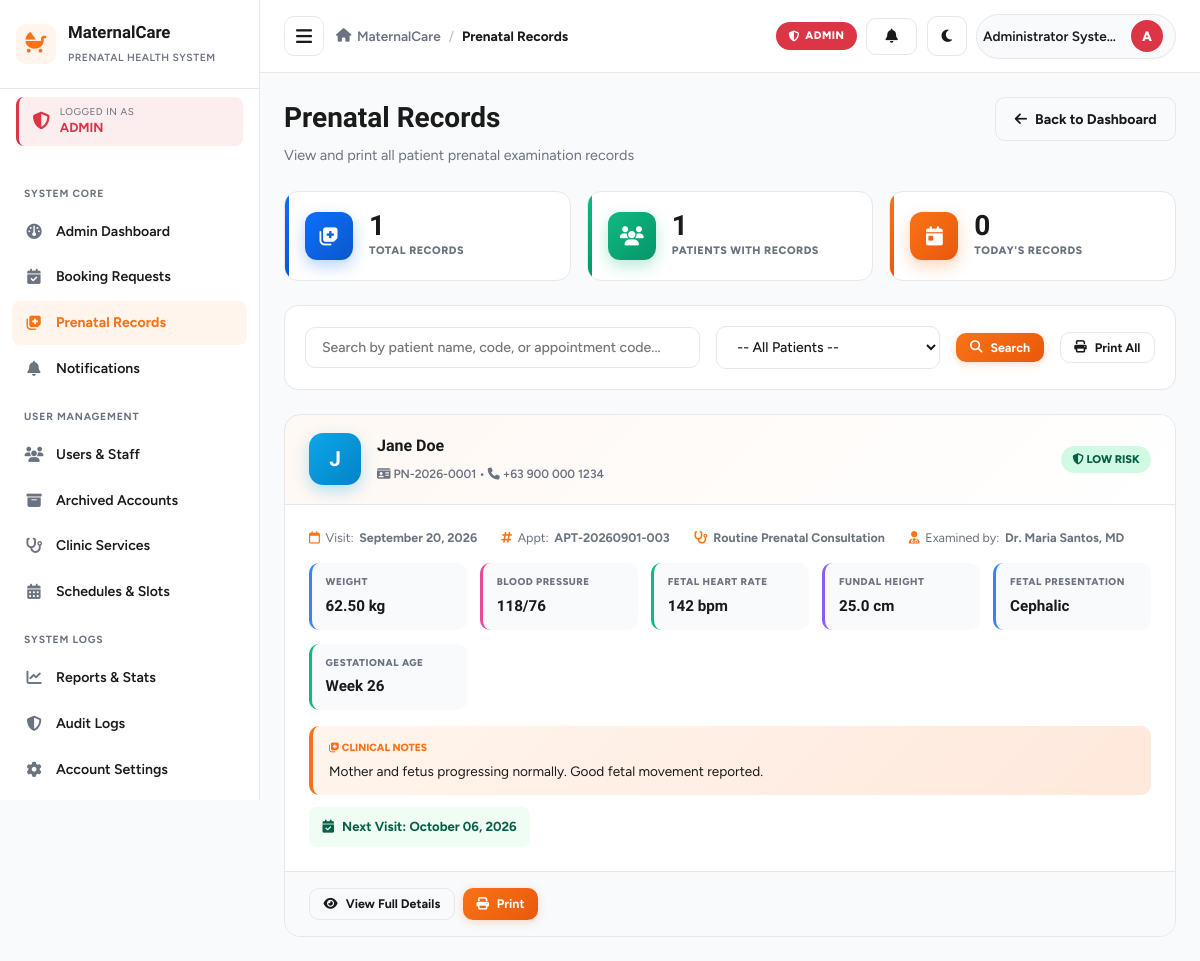
The page /admin/prenatal_records.php (signed in) on the database its author committed.
### tables this page shows
CREATE TABLE IF NOT EXISTS `prenatal_records` (
    `id` INT AUTO_INCREMENT PRIMARY KEY,
    `patient_id` INT NOT NULL,
    `appointment_id` INT DEFAULT NULL,
    `healthcare_worker_id` INT NOT NULL,
    `visit_date` DATE NOT NULL,
    `gestational_age_weeks` INT NOT NULL DEFAULT 4,
    `weight_kg` DECIMAL(5,2) DEFAULT NULL,
    `systolic_bp` INT DEFAULT NULL,
    `diastolic_bp` INT DEFAULT NULL,
    `fundal_height_cm` DECIMAL(4,1) DEFAULT NULL,
    `fetal_heart_rate` INT DEFAULT NULL,
    `fetal_presentation` VARCHAR(50) DEFAULT 'Cephalic',
    `edema` ENUM('none', 'mild', 'moderate', 'severe') DEFAULT 'none',
    `urine_protein` VARCHAR(20) DEFAULT 'Negative',
    `urine_sugar` VARCHAR(20) DEFAULT 'Negative',
    `hemoglobin_level` DECIMAL(4,1) DEFAULT NULL,
    `vitamins_prescribed` TEXT DEFAULT NULL,
    `iron_folic_given` VARCHAR(255) DEFAULT NULL,
    `tetanus_vaccine_given` VARCHAR(100) DEFAULT NULL,
    `risk_assessment` ENUM('low_risk', 'moderate_risk', 'high_risk') DEFAULT 'low_risk',
    `clinical_notes` TEXT DEFAULT NULL,
    `next_visit_date` DATE DEFAULT NULL,
    `created_at` TIMESTAMP DEFAULT CURRENT_TIMESTAMP,
    FOREIGN KEY (`patient_id`) REFERENCES `patients`(`id`) ON DELETE CASCADE,
    FOREIGN KEY (`appointment_id`) REFERENCES `appointments`(`id`) ON DELETE SET NULL,
    FOREIGN KEY (`healthcare_worker_id`) REFERENCES `users`(`id`) ON DELETE RESTRICT
);

CREATE TABLE IF NOT EXISTS `users` (
    `id` INT AUTO_INCREMENT PRIMARY KEY,
    `username` VARCHAR(50) NOT NULL UNIQUE,
    `email` VARCHAR(100) NOT NULL UNIQUE,
    `password` VARCHAR(255) NOT NULL,
    `role` ENUM('patient', 'healthcare_worker', 'admin') NOT NULL DEFAULT 'patient',
    `full_name` VARCHAR(100) NOT NULL,
    `phone` VARCHAR(20) DEFAULT NULL,
    `status` ENUM('active', 'inactive', 'archived') NOT NULL DEFAULT 'active',
    `address` TEXT DEFAULT NULL,
    `avatar` VARCHAR(255) DEFAULT NULL,
    `room` VARCHAR(100) DEFAULT NULL,
    `deleted_at` TIMESTAMP NULL DEFAULT NULL,
    `created_at` TIMESTAMP DEFAULT CURRENT_TIMESTAMP,
    `updated_at` TIMESTAMP DEFAULT CURRENT_TIMESTAMP ON UPDATE CURRENT_TIMESTAMP
);

CREATE TABLE IF NOT EXISTS `patients` (
    `id` INT AUTO_INCREMENT PRIMARY KEY,
    `user_id` INT NOT NULL,
    `patient_code` VARCHAR(20) NOT NULL UNIQUE,
    `dob` DATE DEFAULT NULL,
    `address` TEXT DEFAULT NULL,
    `blood_type` VARCHAR(5) DEFAULT 'A+',
    `emergency_contact_name` VARCHAR(100) DEFAULT NULL,
    `emergency_contact_phone` VARCHAR(20) DEFAULT NULL,
    `lmp` DATE DEFAULT NULL,
    `edd` DATE DEFAULT NULL,
    `gravida` INT DEFAULT 1,
    `para` INT DEFAULT 0,
    `abortus` INT DEFAULT 0,
    `medical_history` TEXT DEFAULT NULL,
    `created_at` TIMESTAMP DEFAULT CURRENT_TIMESTAMP,
    FOREIGN KEY (`user_id`) REFERENCES `users`(`id`) ON DELETE CASCADE
);

CREATE TABLE IF NOT EXISTS `appointments` (
    `id` INT AUTO_INCREMENT PRIMARY KEY,
    `appointment_code` VARCHAR(20) NOT NULL UNIQUE,
    `patient_id` INT NOT NULL,
    `service_id` INT NOT NULL,
    `healthcare_worker_id` INT DEFAULT NULL,
    `appointment_date` DATE NOT NULL,
    `appointment_time` TIME NOT NULL,
    `status` ENUM('pending', 'confirmed', 'completed', 'cancelled', 'missed') NOT NULL DEFAULT 'pending',
    `notes` TEXT DEFAULT NULL,
    `room` VARCHAR(100) DEFAULT NULL,
    `worker_notified` TINYINT(1) NOT NULL DEFAULT 0,
    `worker_confirmed_at` DATETIME DEFAULT NULL,
    `created_at` TIMESTAMP DEFAULT CURRENT_TIMESTAMP,
    `updated_at` TIMESTAMP DEFAULT CURRENT_TIMESTAMP ON UPDATE CURRENT_TIMESTAMP,
    INDEX `idx_appt_date_service` (`appointment_date`, `service_id`, `status`),
    FOREIGN KEY (`patient_id`) REFERENCES `patients`(`id`) ON DELETE CASCADE,
    FOREIGN KEY (`service_id`) REFERENCES `services`(`id`) ON DELETE RESTRICT,
    FOREIGN KEY (`healthcare_worker_id`) REFERENCES `users`(`id`) ON DELETE SET NULL
);

CREATE TABLE IF NOT EXISTS `services` (
    `id` INT AUTO_INCREMENT PRIMARY KEY,
    `service_name` VARCHAR(100) NOT NULL,
    `description` TEXT DEFAULT NULL,
    `duration_minutes` INT NOT NULL DEFAULT 30,
    `max_daily_slots` INT NOT NULL DEFAULT 15,
    `form_fields` LONGTEXT DEFAULT NULL,
    `updated_at` TIMESTAMP NULL DEFAULT NULL,
    `is_active` TINYINT(1) NOT NULL DEFAULT 1,
    `created_at` TIMESTAMP DEFAULT CURRENT_TIMESTAMP
);

### admin/prenatal_records.php (the view, shortened to what this page needs)
<?php
$searchQuery = trim($_GET['search'] ?? '');
try {
    $db = getDB();
    $sql = "
        SELECT pr.*,
               p.patient_code,
               u.full_name as patient_name,
               u.phone as patient_phone,
               u.email as patient_email,
               hw.full_name as examiner_name,
               a.appointment_code,
               s.service_name
        FROM prenatal_records pr
        LEFT JOIN patients p ON pr.patient_id = p.id
        LEFT JOIN users u ON p.user_id = u.id
        LEFT JOIN users hw ON pr.healthcare_worker_id = hw.id
        LEFT JOIN appointments a ON pr.appointment_id = a.id
        LEFT JOIN services s ON a.service_id = s.id
        WHERE 1=1
    ";
    $params = [];
    $sql .= " ORDER BY pr.visit_date DESC, pr.created_at DESC";
    $stmt = $db->prepare($sql);
    $stmt->execute($params);
    $records = $stmt->fetchAll();
    $stmt = $db->query("SELECT COUNT(*) FROM prenatal_records");
    $totalRecords = (int)$stmt->fetchColumn();
    $stmt = $db->query("SELECT COUNT(DISTINCT patient_id) FROM prenatal_records");
    $totalPatients = (int)$stmt->fetchColumn();
    $stmt = $db->query("SELECT COUNT(*) FROM prenatal_records WHERE visit_date = CURDATE()");
    $todayRecords = (int)$stmt->fetchColumn();
} catch (Exception $e) {
    die("Error loading prenatal records: " . $e->getMessage());
}
include __DIR__ . '/../includes/header.php';
?>
<div class="page-header">
    <div class="page-title">
        <h1>Prenatal Records</h1>
        <p>View and print all patient prenatal examination records</p>
    </div>
    <div>
        <a href="dashboard.php" class="btn btn-outline">
            <i class="fa-solid fa-arrow-left"></i> Back to Dashboard
        </a>
    </div>
</div>
<div class="admin-stats-grid">
    <div class="admin-stat-card blue">
        <div class="admin-stat-icon"><i class="fa-solid fa-notes-medical"></i></div>
        <div>
            <div class="admin-stat-value"><?php echo $totalRecords; ?></div>
            <div class="admin-stat-label">Total Records</div>
        </div>
    </div>
    <div class="admin-stat-card green">
        <div class="admin-stat-icon"><i class="fa-solid fa-users"></i></div>
        <div>
            <div class="admin-stat-value"><?php echo $totalPatients; ?></div>
            <div class="admin-stat-label">Patients with Records</div>
        </div>
    </div>
    <div class="admin-stat-card orange">
        <div class="admin-stat-icon"><i class="fa-solid fa-calendar-day"></i></div>
        <div>
            <div class="admin-stat-value"><?php echo $todayRecords; ?></div>
            <div class="admin-stat-label">Today's Records</div>
        </div>
    </div>
</div>
<div class="filter-bar">
    <form method="GET" action="" style="display:flex; gap:1rem; flex-wrap:wrap; align-items:center; width:100%;">
        <input type="text" name="search" placeholder="Search by patient name, code, or appointment code..." value="<?php echo htmlspecialchars($searchQuery); ?>" style="flex:1; min-width:250px;">
        <select name="patient_id" style="max-width:250px;">
            <option value="0">-- All Patients --</option>
        </select>
        <button type="submit" class="btn btn-primary btn-sm">
            <i class="fa-solid fa-search"></i> Search
        </button>
        <button type="button" class="btn btn-outline btn-sm" onclick="window.print()" style="margin-left:auto;">
            <i class="fa-solid fa-print"></i> Print All
        </button>
    </form>
</div>
<?php if (count($records) > 0): ?>
    <div class="records-list">
        <?php foreach ($records as $r): ?>
            <?php
            $visitDate = $r['visit_date'] ?? $r['created_at'];
            $riskClass = 'badge-confirmed';
            $riskLabel = 'Low Risk';
            ?>
            <div class="admin-record-card" id="record-<?php echo (int)$r['id']; ?>">
                <div class="record-card-header">
                    <div class="record-patient-info">
                        <div class="patient-avatar">
                            <?php echo strtoupper(substr($r['patient_name'] ?? 'U', 0, 1)); ?>
                        </div>
                        <div class="patient-info-text">
                            <h3><?php echo htmlspecialchars($r['patient_name'] ?? 'Unknown Patient'); ?></h3>
                            <small>
                                <i class="fa-solid fa-id-card"></i> <?php echo htmlspecialchars($r['patient_code'] ?? 'N/A'); ?>
                                &bull;
                                <i class="fa-solid fa-phone"></i> <?php echo htmlspecialchars($r['patient_phone'] ?? 'N/A'); ?>
                            </small>
                        </div>
                    </div>
                    <div>
                        <span class="badge <?php echo $riskClass; ?>" style="font-size:0.7rem;">
                            <i class="fa-solid fa-shield-halved"></i> <?php echo strtoupper($riskLabel); ?>
                        </span>
                    </div>
                </div>
                <div class="record-card-body">
                    <div class="record-meta" style="margin-bottom:1rem;">
                        <span><i class="fa-regular fa-calendar"></i> Visit: <strong><?php echo date('F d, Y', strtotime($visitDate)); ?></strong></span>
                        <?php if (!empty($r['appointment_code'])): ?>
                            <span><i class="fa-solid fa-hashtag"></i> Appt: <strong><?php echo htmlspecialchars($r['appointment_code']); ?></strong></span>
                        <?php endif; ?>
                        <?php if (!empty($r['service_name'])): ?>
                            <span><i class="fa-solid fa-stethoscope"></i> <strong><?php echo htmlspecialchars($r['service_name']); ?></strong></span>
                        <?php endif; ?>
                        <?php if (!empty($r['examiner_name'])): ?>
                            <span><i class="fa-solid fa-user-doctor"></i> Examined by: <strong><?php echo htmlspecialchars($r['examiner_name']); ?></strong></span>
                        <?php endif; ?>
                    </div>
                    <div class="record-data-grid">
                        <div class="record-data-item blue">
                            <div class="record-data-label">Weight</div>
                            <div class="record-data-value <?php echo empty($r['weight_kg']) ? 'na' : ''; ?>">
                                <?php echo !empty($r['weight_kg']) ? htmlspecialchars($r['weight_kg']) . ' kg' : 'N/A'; ?>
                            </div>
                        </div>
                        <div class="record-data-item pink">
                            <div class="record-data-label">Blood Pressure</div>
                            <div class="record-data-value <?php echo (empty($r['systolic_bp']) || empty($r['diastolic_bp'])) ? 'na' : ''; ?>">
                                <?php
                                $sys = $r['systolic_bp'] ?? null;
                                $dia = $r['diastolic_bp'] ?? null;
                                echo ($sys && $dia) ? htmlspecialchars("$sys/$dia") : 'N/A';
                                ?>
                            </div>
                        </div>
                        <div class="record-data-item green">
                            <div class="record-data-label">Fetal Heart Rate</div>
                            <div class="record-data-value <?php echo empty($r['fetal_heart_rate']) ? 'na' : ''; ?>">
                                <?php echo !empty($r['fetal_heart_rate']) ? htmlspecialchars($r['fetal_heart_rate']) . ' bpm' : 'N/A'; ?>
                            </div>
                        </div>
                        <div class="record-data-item purple">
                            <div class="record-data-label">Fundal Height</div>
                            <div class="record-data-value <?php echo empty($r['fundal_height_cm']) ? 'na' : ''; ?>">
                                <?php echo !empty($r['fundal_height_cm']) ? htmlspecialchars($r['fundal_height_cm']) . ' cm' : 'N/A'; ?>
                            </div>
                        </div>
                        <div class="record-data-item blue">
                            <div class="record-data-label">Fetal Presentation</div>
                            <div class="record-data-value <?php echo empty($r['fetal_presentation']) ? 'na' : ''; ?>">
                                <?php echo !empty($r['fetal_presentation']) ? htmlspecialchars($r['fetal_presentation']) : 'N/A'; ?>
                            </div>
                        </div>
                        <div class="record-data-item green">
                            <div class="record-data-label">Gestational Age</div>
                            <div class="record-data-value <?php echo empty($r['gestational_age_weeks']) ? 'na' : ''; ?>">
                                <?php echo !empty($r['gestational_age_weeks']) ? 'Week ' . (int)$r['gestational_age_weeks'] : 'N/A'; ?>
                            </div>
                        </div>
                    </div>
                    <?php if (!empty($r['clinical_notes'])): ?>
                        <div class="record-notes">
                            <div class="record-notes-label">
                                <i class="fa-solid fa-notes-medical"></i> Clinical Notes
                            </div>
                            <div class="record-notes-text">
                                <?php echo nl2br(htmlspecialchars($r['clinical_notes'])); ?>
                            </div>
                        </div>
                    <?php endif; ?>
                    <?php if (!empty($r['next_visit_date'])): ?>
                        <div style="margin-top:0.75rem; padding:0.65rem 0.85rem; background:#f0fdf4; border-radius:8px; display:inline-flex; align-items:center; gap:0.5rem; font-size:0.82rem; font-weight:700; color:#065f46;">
                            <i class="fa-solid fa-calendar-check"></i> Next Visit: <?php echo date('F d, Y', strtotime($r['next_visit_date'])); ?>
                        </div>
                    <?php endif; ?>
                </div>
                <div class="record-card-actions">
                    <button type="button" class="btn btn-outline btn-sm js-view-record"
                        data-record='<?php echo htmlspecialchars(json_encode($r, JSON_HEX_APOS | JSON_HEX_QUOT), ENT_QUOTES, "UTF-8"); ?>'>
                        <i class="fa-solid fa-eye"></i> View Full Details
                    </button>
                    <button type="button" class="btn btn-primary btn-sm" onclick="printRecord(<?php echo (int)$r['id']; ?>)">
                        <i class="fa-solid fa-print"></i> Print
                    </button>
                </div>
            </div>
        <?php endforeach; ?>
    </div>
<?php endif; ?>
<?php include __DIR__ . '/../includes/footer.php'; ?>

### rows shown on the page
prenatal_records: users.full_name "J", users.full_name "Jane Doe", patient.patient_code "PN-2026-0001", users.phone "+63 900 000 1234", riskLabel "LOW RISK", visit_date "September 20, 2026", appointment.appointment_code "APT-20260901-003", services.service_name "Routine Prenatal Consultation", healthcare_worker.full_name "Dr. Maria Santos, MD", weight_kg "62.50", "$sys/$dia" "118/76", fetal_heart_rate "142", fundal_height_cm "25.0", fetal_presentation "Cephalic", gestational_age_weeks "26", clinical_notes "Mother and fetus progressing normally. Good fetal movement reported.", next_visit_date "October 06, 2026"

### other values the page prints
$role['label'] "ADMIN"
$item['section'] "SYSTEM CORE"
$item['label'] "Admin Dashboard"
$item['label'] "Booking Requests"
$item['label'] "Prenatal Records"
$item['label'] "Notifications"
$item['section'] "USER MANAGEMENT"
$item['label'] "Users & Staff"
$item['label'] "Archived Accounts"
$item['label'] "Clinic Services"
$item['label'] "Schedules & Slots"
$item['section'] "SYSTEM LOGS"
$item['label'] "Reports & Stats"
$item['label'] "Audit Logs"
$item['label'] "Account Settings"
